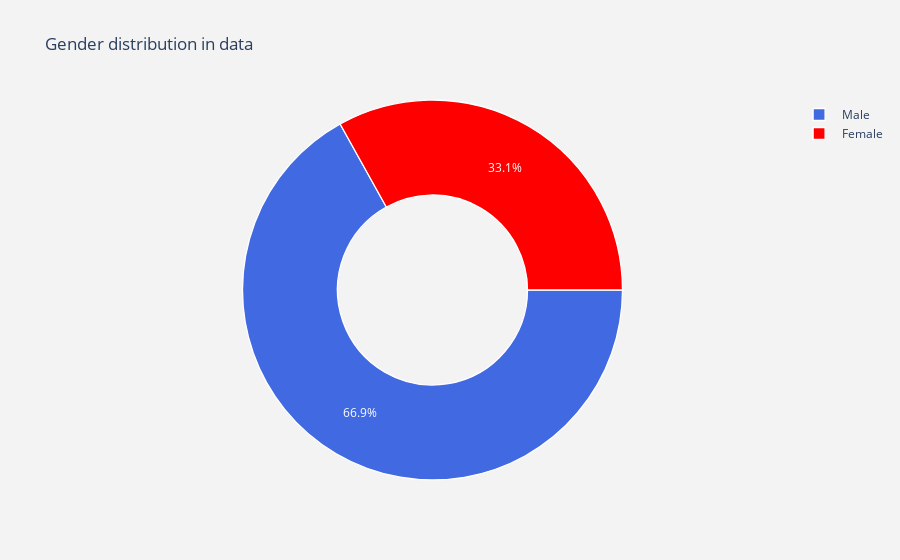

Here is the notebook cell this chart was saved with:
### Code cell
#labels
lab = income_data["sex"].value_counts().keys().tolist()
#values
val = income_data["sex"].value_counts().values.tolist()

trace = go.Pie(labels = lab ,
               values = val ,
               marker = dict(colors =  [ 'royalblue' ,'red'],
                             line = dict(color = "white",
                                         width =  1.3)
                            ),
               rotation = 90,
               hoverinfo = "label+value+text",
               hole = .5
              )
layout = go.Layout(dict(title = "Gender distribution in data",
                        plot_bgcolor  = "rgb(243,243,243)",
                        paper_bgcolor = "rgb(243,243,243)",
                       )
                  )

data = [trace]
fig = go.Figure(data = data,layout = layout)
py.iplot(fig)

### Figure 1 — Plotly figure (JSON) as saved in the notebook; plotly's stock layout.template omitted (floating-point values rounded to 4 significant figures)
{"data": [{"hole": 0.5, "hoverinfo": "label+value+text", "labels": [" Male", " Female"], "marker": {"colors": ["royalblue", "red"], "line": {"color": "white", "width": 1.3}}, "rotation": 90, "type": "pie", "values": [21790, 10771]}], "layout": {"paper_bgcolor": "rgb(243,243,243)", "plot_bgcolor": "rgb(243,243,243)", "title": {"text": "Gender distribution in data"}}}
